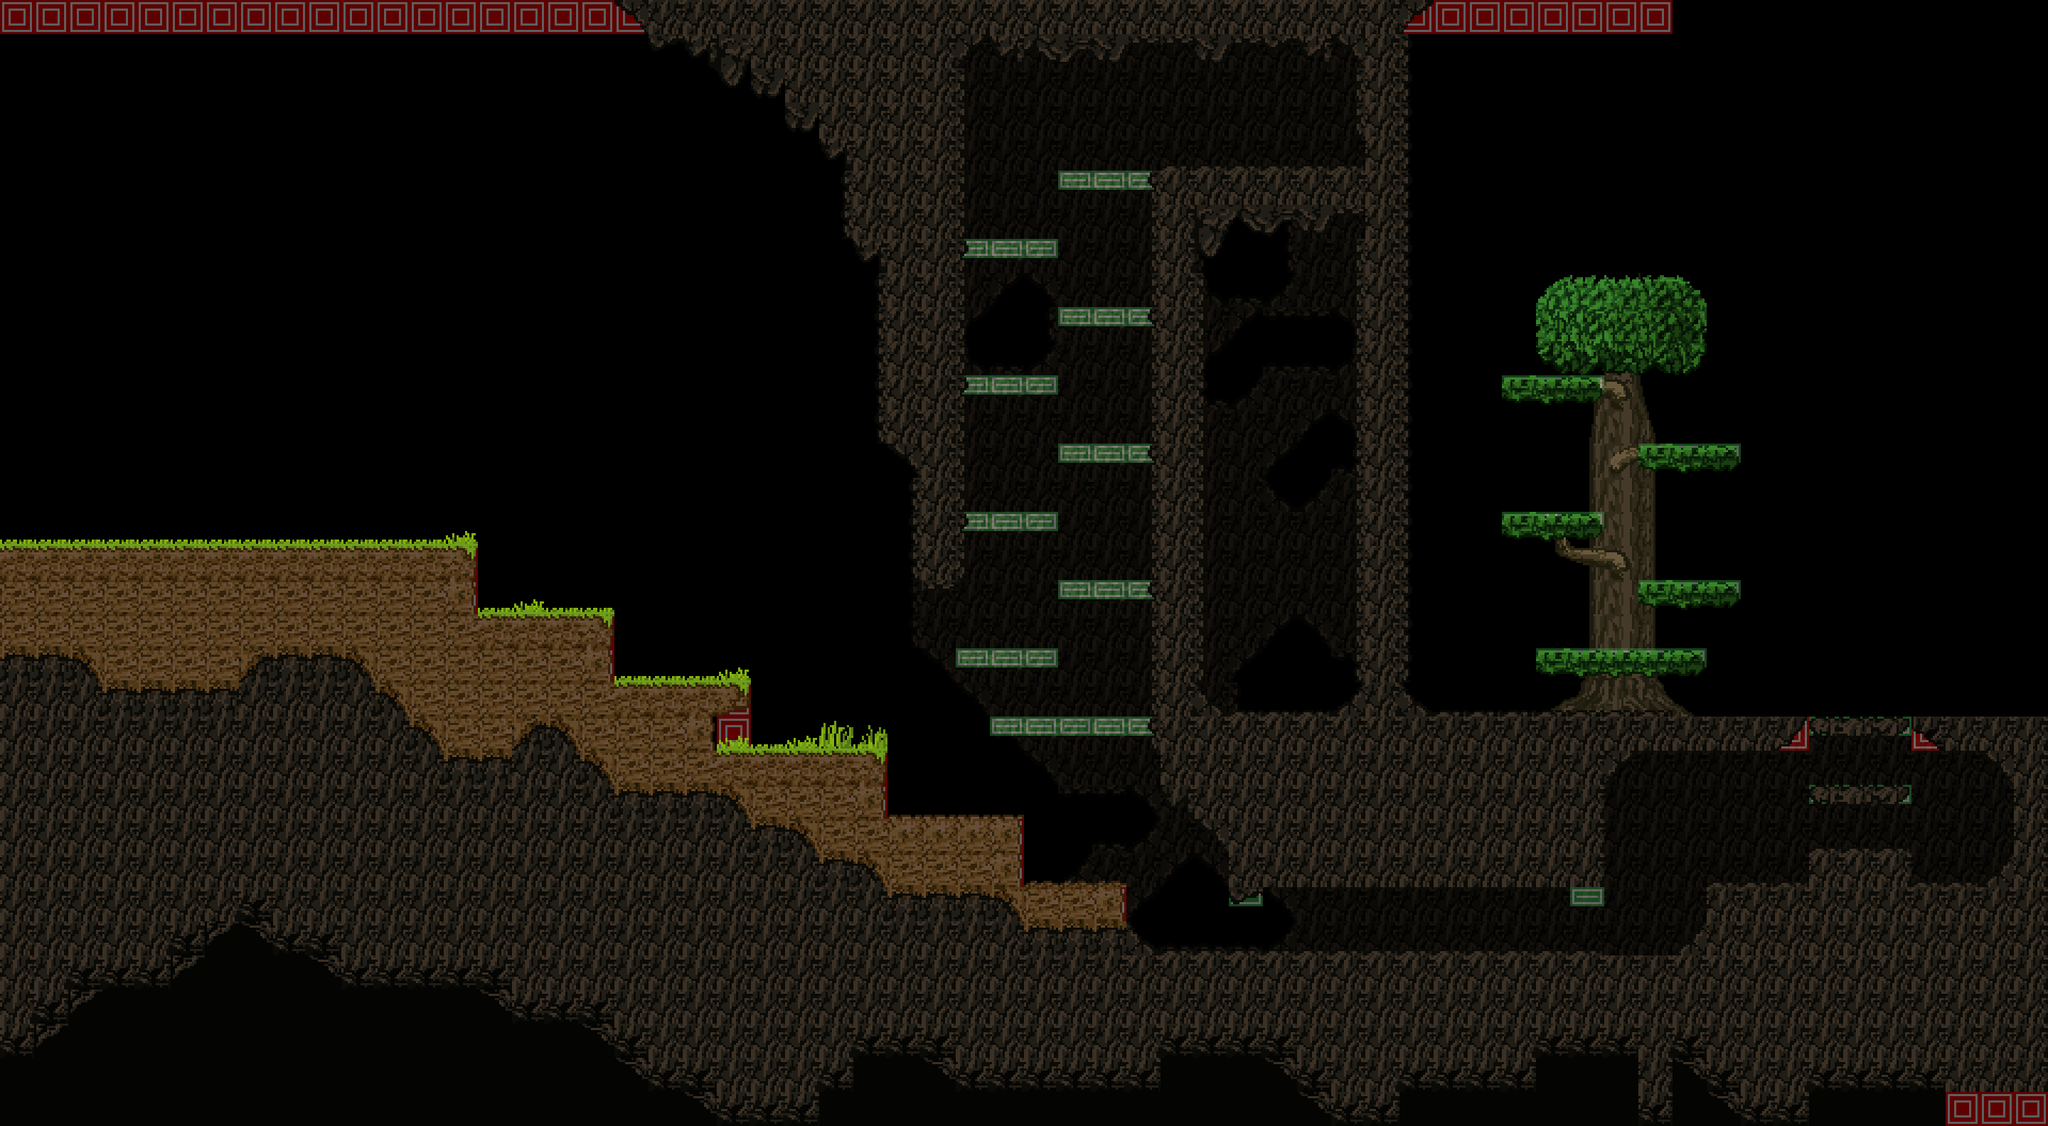

A level layout from a 2D game, rendered from its tile map. Below: a short description, then the map file with tile-grid data replaced by summaries:
An orthogonal 60x33 tile map with 48x48 px tiles, 5 tile layers (Parallax_layer1, background, background2, collision, ...), 2 tilesets and 3 objects (player, LevelChanger, enemy).

<map version="1.0" orientation="orthogonal" width="60" height="33" tilewidth="48" tileheight="48">
 <properties>
  <property name="background_color" value="#000000" />
 </properties>
 <tileset firstgid="1" name="metatiles" tilewidth="48" tileheight="48">
  <image source="collision_tiles.png" width="240" height="48" />
  <tile id="0">
   <properties>
    <property name="type" value="solid" />
   </properties>
  </tile>
  <tile id="1">
   <properties>
    <property name="type" value="lslope" />
   </properties>
  </tile>
  <tile id="2">
   <properties>
    <property name="type" value="rslope" />
   </properties>
  </tile>
  <tile id="3">
   <properties>
    <property name="type" value="platform" />
   </properties>
  </tile>
 </tileset>
 <tileset firstgid="6" name="maptile" tilewidth="48" tileheight="48">
  <image source="maptile.png" width="768" height="768" />
 </tileset>
 <layer name="Parallax_layer1" width="60" height="33">
  <properties>
   <property name="imagesrc" value="forrest_bg" />
  </properties>
  <data>[1980 cells, 0 non-empty, 0 distinct tile ids]</data>
 </layer>
 <layer name="background" width="60" height="33">
  <data>[1980 cells, 487 non-empty, 31 distinct tile ids]</data>
 </layer>
 <layer name="background2" width="60" height="33">
  <data>[1980 cells, 39 non-empty, 10 distinct tile ids]</data>
 </layer>
 <layer name="collision" width="60" height="33" opacity="0.37">
  <data>[1980 cells, 374 non-empty, 2 distinct tile ids]</data>
 </layer>
 <objectgroup name="Entities" width="60" height="33">
  <object name="player" x="83" y="551" width="193" height="183">
   <properties>
    <property name="image" value="player" />
    <property name="spriteheight" value="144" />
    <property name="spritewidth" value="144" />
   </properties>
  </object>
  <object name="LevelChanger" x="2254" y="289" width="45" height="47">
   <properties>
    <property name="duration" value="250" />
    <property name="fade" value="#000000" />
    <property name="to" value="level4" />
   </properties>
  </object>
  <object name="enemy" x="1920" y="1243" width="96" height="96">
   <properties>
    <property name="direction" value="1" />
    <property name="image" value="enemy" />
    <property name="spritewidth" value="96" />
   </properties>
  </object>
 </objectgroup>
 <layer name="foreground" width="60" height="33">
  <data>[1980 cells, 1021 non-empty, 63 distinct tile ids]</data>
 </layer>
</map>
